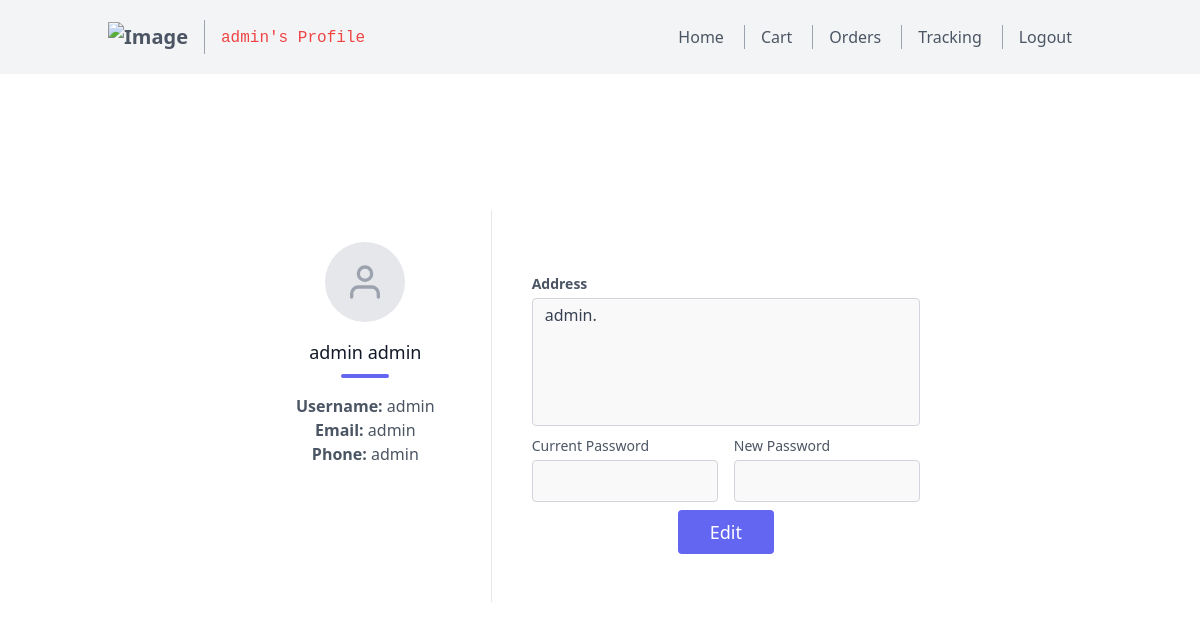
The app's page /profile (signed in), older data.
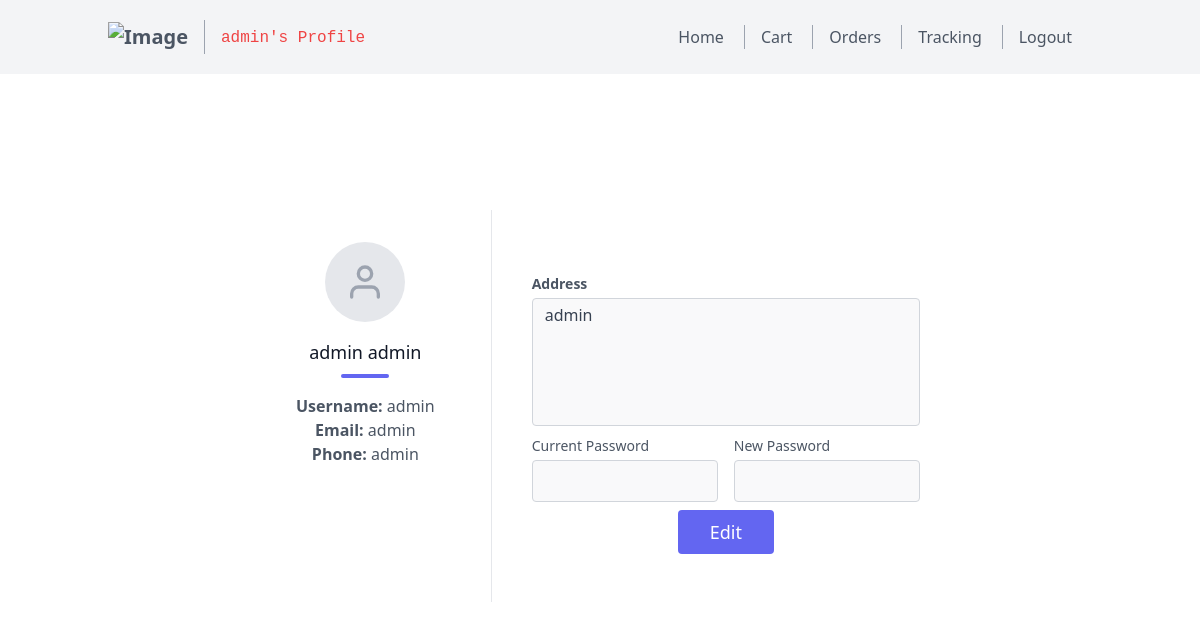
The same page, newer data.
### models.py (models this page shows)
class Profile(db.Model):
    __TableName__ = 'profile'
    profileid = db.Column(db.Integer, primary_key=True, nullable=False, unique=True)
    firstname = db.Column(db.String(20), nullable=False)
    lastname = db.Column(db.String(20))
    email = db.Column(db.String(50), nullable=False, unique=True)
    phone = db.Column(db.String(20))
    address = db.Column(db.String(100))

### routes.py (the view)
@app.route('/profile')
@auth_required
def profile():
    profile=(User.query.filter_by(userid=session['user_id']).first()).profileid
    return render_template('profile.html',profile=Profile.query.filter_by(profileid=profile).first(),user=User.query.filter_by(userid=session['user_id']).first(),nav="profile")

### routes.py (called while the page is built)
def auth_required(func):
    @wraps(func)
    def inner(*args, **kwargs):
        if 'user_id' not in session:
            flash('Please login to continue')
            return redirect(url_for('login'))
        return func(*args, **kwargs)
    return inner

### templates/profile.html (shortened to what this page needs)
{% extends 'layout.html' %}
{% block content %}
  <section class="text-gray-600 body-font">
    <div class="container px-5 py-24 mx-auto flex flex-col">
      <div class="lg:w-4/6 mx-auto">
        <div class="flex flex-col sm:flex-row mt-10">
          <div class="sm:w-1/3 text-center sm:pr-8 sm:py-8">
            <div class="w-20 h-20 rounded-full inline-flex items-center justify-center bg-gray-200 text-gray-400">
              <svg fill="none" stroke="currentColor" stroke-linecap="round" stroke-linejoin="round" stroke-width="2" class="w-10 h-10" viewBox="0 0 24 24">
                <path d="M20 21v-2a4 4 0 00-4-4H8a4 4 0 00-4 4v2"></path>
                <circle cx="12" cy="7" r="4"></circle>
              </svg>
            </div>
            <div class="flex flex-col items-center text-center justify-center">
              <h2 class="font-medium title-font mt-4 text-gray-900 text-lg">{{profile.firstname}} {{profile.lastname}}</h2>
              <div class="w-12 h-1 bg-indigo-500 rounded mt-2 mb-4"></div>
              <p class="text-base"><strong>Username: </strong>{{user.uname}}</p>
              <p class="text-base"><strong>Email: </strong>{{profile.email}}</p>
                <p class="text-base"><strong>Phone: </strong>{{profile.phone}}</p>
            </div>
          </div>
          <div class="sm:w-2/3 sm:pl-8 sm:py-8 sm:border-l border-gray-200 sm:border-t-0 border-t mt-4 pt-4 sm:mt-0 text-center sm:text-left">
            <form action="/profile" method="post" class="mt-5">
            <div class="p-2 w-full">
                <div class="relative">
                  <label for="address" class="leading-7 text-sm text-gray-600"><strong>Address</strong></label>
                  <textarea id="address" name="address" class="w-full bg-gray-100 bg-opacity-50 rounded border border-gray-300 focus:border-indigo-500 focus:bg-white focus:ring-2 focus:ring-indigo-200 h-32 text-base outline-none text-gray-700 py-1 px-3 resize-none leading-6 transition-colors duration-200 ease-in-out" required autofocus>{{profile.address}}</textarea>
                </div>
                <div class="flex flex-wrap -m-2">
                    <div class="p-2 w-1/2">
                      <div class="relative">
                        <label for="cpassword" class="leading-7 text-sm text-gray-600">Current Password</label>
                        <input type="password" id="cpassword" name="cpassword" class="w-full bg-gray-100 bg-opacity-50 rounded border border-gray-300 focus:border-indigo-500 focus:bg-white focus:ring-2 focus:ring-indigo-200 text-base outline-none text-gray-700 py-1 px-3 leading-8 transition-colors duration-200 ease-in-out">
                      </div>
                    </div>
                    <div class="p-2 w-1/2">
                      <div class="relative">
                        <label for="npassword" class="leading-7 text-sm text-gray-600">New Password</label>
                        <input type="npassword" id="npassword" name="npassword" class="w-full bg-gray-100 bg-opacity-50 rounded border border-gray-300 focus:border-indigo-500 focus:bg-white focus:ring-2 focus:ring-indigo-200 text-base outline-none text-gray-700 py-1 px-3 leading-8 transition-colors duration-200 ease-in-out">
                      </div>
                    </div>
                </div>
            </form>
                <div class="p-2 w-full">
                    <input type="submit" class="flex mx-auto text-white bg-indigo-500 border-0 py-2 px-8 focus:outline-none hover:bg-indigo-600 rounded text-lg" value="Edit" />
                  </div>
              </div>
            </div>
            </div>
          </div>
  </section>
{% endblock %}

Row changes from the older to the newer data that the page shows:
changed Profile "admin": address "admin." → "admin"
